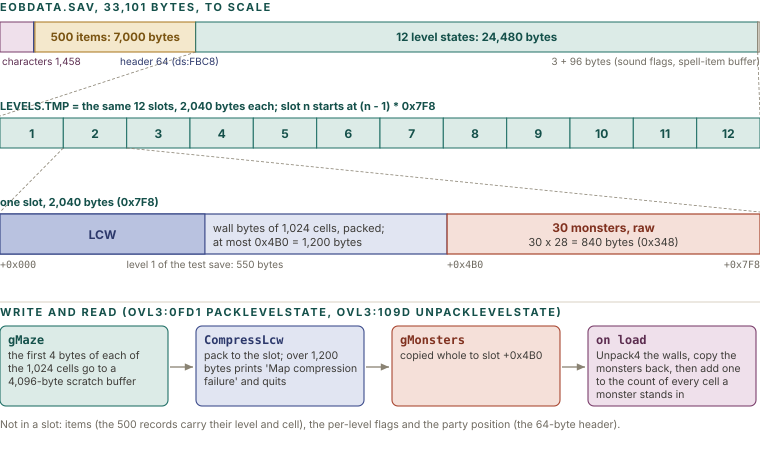

The Python source for this figure:
import sys; sys.path.insert(0, '.')
from figlib import *

c = Canvas(760, 452)
W = 760
# ---- row 1: EOBDATA.SAV to scale ----
c.section(0, 11, "EOBDATA.SAV, 33,101 BYTES, TO SCALE")
TOT = 33101
parts = [("6 characters", 1458, "plum"), ("hdr", 64, "navy"), ("500 items", 7000, "ochre"), ("12 level states", 24480, "teal"), ("", 3, "grey"), ("", 96, "grey")]
x = 0
y1, h1 = 22, 30
ends = []
for lab, n, k in parts:
    w = W * n / TOT
    tc, sc, fc = PAL[k]
    c.rect(x, y1, w, h1, fill=fc, stroke=sc, sw=1, rx=0)
    if n > 3000:
        c.text(x + w / 2, y1 + 19, "%s: %s bytes" % (lab, format(n, ",")), size=11.5, weight=700, color=tc, anchor="middle")
    ends.append((x, w))
    x += w
c.text(ends[0][0] + 2, y1 + h1 + 13, "characters 1,458", size=10, color=PAL["plum"][0])
c.text(120, y1 + h1 + 13, "header 64 (ds:FBC8)", size=10, color=PAL["navy"][0])
c.text(760, y1 + h1 + 13, "3 + 96 bytes (sound flags, spell-item buffer)", size=10, color=MUTED, anchor="end")
# trapezoid to row 2
lx0, lx1 = ends[3][0], ends[3][0] + ends[3][1]
y2 = 118
c.path(f"M{lx0:.1f},{y1+h1} L0,{y2-2} M{lx1:.1f},{y1+h1} L{W},{y2-2}", stroke=GREY, sw=0.8, dash="3 2")
# ---- row 2: LEVELS.TMP 12 slots ----
c.text(0, y2 - 8, "LEVELS.TMP = the same 12 slots, 2,040 bytes each; slot n starts at (n - 1) * 0x7F8", size=11, color=PAL["teal"][0], weight=700)
h2 = 30
sw_ = W / 12
for i in range(12):
    tc, sc, fc = PAL["teal"]
    c.rect(i * sw_, y2, sw_, h2, fill=fc, stroke=sc, sw=1, rx=0)
    c.text(i * sw_ + sw_ / 2, y2 + 20, str(i + 1), size=12, weight=700, color=tc, anchor="middle")
# trapezoid to row 3 from slot 2
y3 = 214
c.path(f"M{sw_:.1f},{y2+h2} L0,{y3-2} M{2*sw_:.1f},{y2+h2} L{W},{y3-2}", stroke=GREY, sw=0.8, dash="3 2")
c.text(0, y3 - 8, "one slot, 2,040 bytes (0x7F8)", size=11, color=PAL["teal"][0], weight=700)
h3 = 40
a = W * 0x4B0 / 0x7F8
tc, sc, fc = PAL["navy"]
c.rect(0, y3, a, h3, fill=fc, stroke=sc, sw=1.2, rx=0)
# used part example: level 1 = 549 bytes
used = W * 550 / 0x7F8
c.rect(0, y3, used, h3, fill=MID["navy"], stroke=sc, sw=1.2, rx=0)
c.text(used / 2, y3 + 25, "LCW", size=12, weight=700, color=tc, anchor="middle")
c.text(used + 8, y3 + 18, "wall bytes of 1,024 cells, packed;", size=11, color=INK2)
c.text(used + 8, y3 + 32, "at most 0x4B0 = 1,200 bytes", size=11, color=INK2)
tc2, sc2, fc2 = PAL["red"]
c.rect(a, y3, W - a, h3, fill=fc2, stroke=sc2, sw=1.2, rx=0)
c.text(a + (W - a) / 2, y3 + 18, "30 monsters, raw", size=12, weight=700, color=tc2, anchor="middle")
c.text(a + (W - a) / 2, y3 + 32, "30 x 28 = 840 bytes (0x348)", size=11, color=INK2, anchor="middle")
c.text(0, y3 + h3 + 14, "+0x000", size=10, color=MUTED, mono=True)
c.text(a, y3 + h3 + 14, "+0x4B0", size=10, color=MUTED, mono=True)
c.text(W, y3 + h3 + 14, "+0x7F8", size=10, color=MUTED, mono=True, anchor="end")
c.text(used, y3 + h3 + 14, "level 1 of the test save: 550 bytes", size=10, color=MUTED, anchor="middle")

# ---- flows ----
y4 = 312
c.line(0, y4 - 10, W, y4 - 10, stroke=RULE)
c.section(0, y4 + 4, "WRITE AND READ (ovl3:0FD1 PackLevelState, ovl3:109D UnpackLevelState)")
bw_, bh_ = 168, 62
bx = [0, 196, 392, 588]
items = [
    ("teal", "gMaze", "the first 4 bytes of each of the 1,024 cells go to a 4,096-byte scratch buffer"),
    ("navy", "CompressLcw", "pack to the slot; over 1,200 bytes prints 'Map compression failure' and quits"),
    ("red", "gMonsters", "copied whole to slot +0x4B0"),
    ("plum", "on load", "Unpack4 the walls, copy the monsters back, then add one to the count of every cell a monster stands in"),
]
for (k, t, b), x in zip(items, bx):
    c.rect(x, y4 + 14, bw_, bh_ + 18, fill=PAL[k][2], stroke=PAL[k][1], sw=1.1, rx=6)
    c.text(x + 8, y4 + 32, t, size=12, weight=700, color=PAL[k][0], mono=True)
    yy = y4 + 47
    for l in wrap(b, bw_ - 16, 10.5):
        c.text(x + 8, yy, l, size=10.5, color=INK2)
        yy += 13
for x in bx[:3]:
    c.arrow([(x + bw_ + 2, y4 + 55), (x + 196 - 3, y4 + 55)], color=GREY)
c.text(0, y4 + 116, "Not in a slot: items (the 500 records carry their level and cell), the per-level flags and the party position (the 64-byte header).", size=10.5, color=MUTED)
c.save("figs/wld_state.svg")
